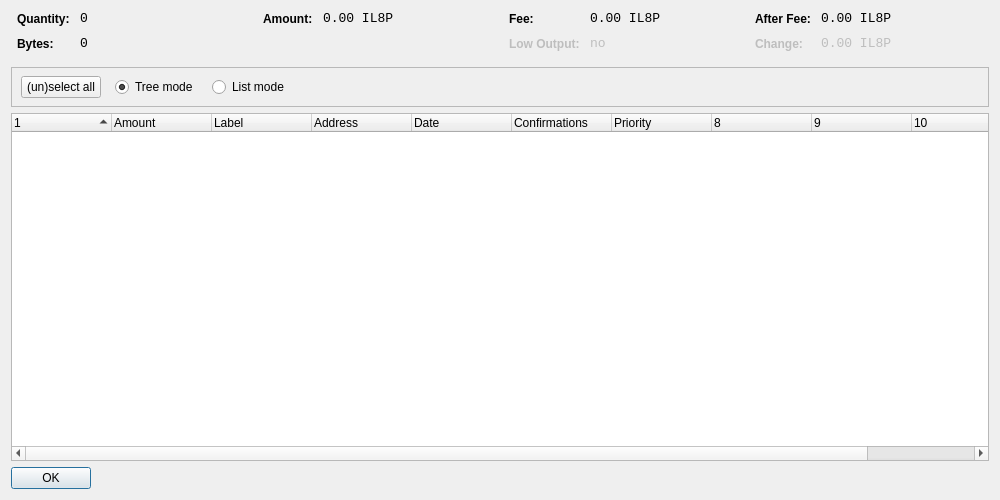
<?xml version="1.0" encoding="UTF-8"?>
<ui version="4.0">
 <class>CoinControlDialog</class>
 <widget class="QDialog" name="CoinControlDialog">
  <property name="geometry">
   <rect>
    <x>0</x>
    <y>0</y>
    <width>1000</width>
    <height>500</height>
   </rect>
  </property>
  <property name="windowTitle">
   <string>Coin Control</string>
  </property>
  <layout class="QVBoxLayout" name="verticalLayout">
   <item>
    <layout class="QHBoxLayout" name="horizontalLayoutTop" stretch="0,0,0,0">
     <property name="topMargin">
      <number>0</number>
     </property>
     <property name="bottomMargin">
      <number>10</number>
     </property>
     <item>
      <layout class="QFormLayout" name="formLayoutCoinControl1">
       <property name="horizontalSpacing">
        <number>10</number>
       </property>
       <property name="verticalSpacing">
        <number>10</number>
       </property>
       <property name="leftMargin">
        <number>6</number>
       </property>
       <property name="rightMargin">
        <number>6</number>
       </property>
       <item row="0" column="0">
        <widget class="QLabel" name="labelCoinControlQuantityText">
         <property name="styleSheet">
          <string notr="true">font-weight:bold;</string>
         </property>
         <property name="text">
          <string>Quantity:</string>
         </property>
        </widget>
       </item>
       <item row="0" column="1">
        <widget class="QLabel" name="labelCoinControlQuantity">
         <property name="font">
          <font>
           <family>Monospace</family>
           <pointsize>10</pointsize>
          </font>
         </property>
         <property name="cursor">
          <cursorShape>IBeamCursor</cursorShape>
         </property>
         <property name="contextMenuPolicy">
          <enum>Qt::ActionsContextMenu</enum>
         </property>
         <property name="text">
          <string notr="true">0</string>
         </property>
         <property name="textInteractionFlags">
          <set>Qt::LinksAccessibleByMouse|Qt::TextSelectableByKeyboard|Qt::TextSelectableByMouse</set>
         </property>
        </widget>
       </item>
       <item row="1" column="0">
        <widget class="QLabel" name="labelCoinControlBytesText">
         <property name="styleSheet">
          <string notr="true">font-weight:bold;</string>
         </property>
         <property name="text">
          <string>Bytes:</string>
         </property>
        </widget>
       </item>
       <item row="1" column="1">
        <widget class="QLabel" name="labelCoinControlBytes">
         <property name="font">
          <font>
           <family>Monospace</family>
           <pointsize>10</pointsize>
          </font>
         </property>
         <property name="cursor">
          <cursorShape>IBeamCursor</cursorShape>
         </property>
         <property name="contextMenuPolicy">
          <enum>Qt::ActionsContextMenu</enum>
         </property>
         <property name="text">
          <string notr="true">0</string>
         </property>
         <property name="textInteractionFlags">
          <set>Qt::LinksAccessibleByMouse|Qt::TextSelectableByKeyboard|Qt::TextSelectableByMouse</set>
         </property>
        </widget>
       </item>
      </layout>
     </item>
     <item>
      <layout class="QFormLayout" name="formLayoutCoinControl2">
       <property name="horizontalSpacing">
        <number>10</number>
       </property>
       <property name="verticalSpacing">
        <number>10</number>
       </property>
       <property name="leftMargin">
        <number>6</number>
       </property>
       <property name="rightMargin">
        <number>6</number>
       </property>
       <item row="0" column="0">
        <widget class="QLabel" name="labelCoinControlAmountText">
         <property name="styleSheet">
          <string notr="true">font-weight:bold;</string>
         </property>
         <property name="text">
          <string>Amount:</string>
         </property>
        </widget>
       </item>
       <item row="0" column="1">
        <widget class="QLabel" name="labelCoinControlAmount">
         <property name="font">
          <font>
           <family>Monospace</family>
           <pointsize>10</pointsize>
          </font>
         </property>
         <property name="cursor">
          <cursorShape>IBeamCursor</cursorShape>
         </property>
         <property name="contextMenuPolicy">
          <enum>Qt::ActionsContextMenu</enum>
         </property>
         <property name="text">
          <string notr="true">0.00 IL8P</string>
         </property>
         <property name="textInteractionFlags">
          <set>Qt::LinksAccessibleByMouse|Qt::TextSelectableByKeyboard|Qt::TextSelectableByMouse</set>
         </property>
        </widget>
       </item>
      </layout>
     </item>
     <item>
      <layout class="QFormLayout" name="formLayoutCoinControl3">
       <property name="horizontalSpacing">
        <number>10</number>
       </property>
       <property name="verticalSpacing">
        <number>10</number>
       </property>
       <property name="leftMargin">
        <number>6</number>
       </property>
       <property name="rightMargin">
        <number>6</number>
       </property>
       <item row="0" column="0">
        <widget class="QLabel" name="labelCoinControlFeeText">
         <property name="styleSheet">
          <string notr="true">font-weight:bold;</string>
         </property>
         <property name="text">
          <string>Fee:</string>
         </property>
        </widget>
       </item>
       <item row="0" column="1">
        <widget class="QLabel" name="labelCoinControlFee">
         <property name="font">
          <font>
           <family>Monospace</family>
           <pointsize>10</pointsize>
          </font>
         </property>
         <property name="cursor">
          <cursorShape>IBeamCursor</cursorShape>
         </property>
         <property name="contextMenuPolicy">
          <enum>Qt::ActionsContextMenu</enum>
         </property>
         <property name="text">
          <string notr="true">0.00 IL8P</string>
         </property>
         <property name="textInteractionFlags">
          <set>Qt::LinksAccessibleByMouse|Qt::TextSelectableByKeyboard|Qt::TextSelectableByMouse</set>
         </property>
        </widget>
       </item>
       <item row="1" column="0">
        <widget class="QLabel" name="labelCoinControlLowOutputText">
         <property name="enabled">
          <bool>false</bool>
         </property>
         <property name="styleSheet">
          <string notr="true">font-weight:bold;</string>
         </property>
         <property name="text">
          <string>Low Output:</string>
         </property>
        </widget>
       </item>
       <item row="1" column="1">
        <widget class="QLabel" name="labelCoinControlLowOutput">
         <property name="enabled">
          <bool>false</bool>
         </property>
         <property name="font">
          <font>
           <family>Monospace</family>
           <pointsize>10</pointsize>
          </font>
         </property>
         <property name="cursor">
          <cursorShape>IBeamCursor</cursorShape>
         </property>
         <property name="contextMenuPolicy">
          <enum>Qt::ActionsContextMenu</enum>
         </property>
         <property name="text">
          <string notr="true">no</string>
         </property>
         <property name="textInteractionFlags">
          <set>Qt::LinksAccessibleByMouse|Qt::TextSelectableByKeyboard|Qt::TextSelectableByMouse</set>
         </property>
        </widget>
       </item>
      </layout>
     </item>
     <item>
      <layout class="QFormLayout" name="formLayoutCoinControl4">
       <property name="horizontalSpacing">
        <number>10</number>
       </property>
       <property name="verticalSpacing">
        <number>10</number>
       </property>
       <property name="leftMargin">
        <number>6</number>
       </property>
       <property name="rightMargin">
        <number>6</number>
       </property>
       <item row="0" column="0">
        <widget class="QLabel" name="labelCoinControlAfterFeeText">
         <property name="styleSheet">
          <string notr="true">font-weight:bold;</string>
         </property>
         <property name="text">
          <string>After Fee:</string>
         </property>
        </widget>
       </item>
       <item row="0" column="1">
        <widget class="QLabel" name="labelCoinControlAfterFee">
         <property name="font">
          <font>
           <family>Monospace</family>
           <pointsize>10</pointsize>
          </font>
         </property>
         <property name="cursor">
          <cursorShape>IBeamCursor</cursorShape>
         </property>
         <property name="contextMenuPolicy">
          <enum>Qt::ActionsContextMenu</enum>
         </property>
         <property name="text">
          <string notr="true">0.00 IL8P</string>
         </property>
         <property name="textInteractionFlags">
          <set>Qt::LinksAccessibleByMouse|Qt::TextSelectableByKeyboard|Qt::TextSelectableByMouse</set>
         </property>
        </widget>
       </item>
       <item row="1" column="0">
        <widget class="QLabel" name="labelCoinControlChangeText">
         <property name="enabled">
          <bool>false</bool>
         </property>
         <property name="styleSheet">
          <string notr="true">font-weight:bold;</string>
         </property>
         <property name="text">
          <string>Change:</string>
         </property>
        </widget>
       </item>
       <item row="1" column="1">
        <widget class="QLabel" name="labelCoinControlChange">
         <property name="enabled">
          <bool>false</bool>
         </property>
         <property name="font">
          <font>
           <family>Monospace</family>
           <pointsize>10</pointsize>
          </font>
         </property>
         <property name="cursor">
          <cursorShape>IBeamCursor</cursorShape>
         </property>
         <property name="contextMenuPolicy">
          <enum>Qt::ActionsContextMenu</enum>
         </property>
         <property name="text">
          <string notr="true">0.00 IL8P</string>
         </property>
         <property name="textInteractionFlags">
          <set>Qt::LinksAccessibleByMouse|Qt::TextSelectableByKeyboard|Qt::TextSelectableByMouse</set>
         </property>
        </widget>
       </item>
      </layout>
     </item>
    </layout>
   </item>
   <item>
    <widget class="QFrame" name="frame">
     <property name="minimumSize">
      <size>
       <width>0</width>
       <height>40</height>
      </size>
     </property>
     <property name="frameShape">
      <enum>QFrame::StyledPanel</enum>
     </property>
     <property name="frameShadow">
      <enum>QFrame::Sunken</enum>
     </property>
     <widget class="QWidget" name="horizontalLayoutWidget">
      <property name="geometry">
       <rect>
        <x>10</x>
        <y>0</y>
        <width>781</width>
        <height>41</height>
       </rect>
      </property>
      <layout class="QHBoxLayout" name="horizontalLayoutPanel" stretch="0,0,0,0,0">
       <property name="spacing">
        <number>14</number>
       </property>
       <item>
        <widget class="QPushButton" name="pushButtonSelectAll">
         <property name="sizePolicy">
          <sizepolicy hsizetype="Maximum" vsizetype="Fixed">
           <horstretch>0</horstretch>
           <verstretch>0</verstretch>
          </sizepolicy>
         </property>
         <property name="text">
          <string>(un)select all</string>
         </property>
        </widget>
       </item>
       <item>
        <widget class="QRadioButton" name="radioTreeMode">
         <property name="sizePolicy">
          <sizepolicy hsizetype="Maximum" vsizetype="Fixed">
           <horstretch>0</horstretch>
           <verstretch>0</verstretch>
          </sizepolicy>
         </property>
         <property name="text">
          <string>Tree mode</string>
         </property>
         <property name="checked">
          <bool>true</bool>
         </property>
        </widget>
       </item>
       <item>
        <widget class="QRadioButton" name="radioListMode">
         <property name="sizePolicy">
          <sizepolicy hsizetype="Maximum" vsizetype="Fixed">
           <horstretch>0</horstretch>
           <verstretch>0</verstretch>
          </sizepolicy>
         </property>
         <property name="text">
          <string>List mode</string>
         </property>
        </widget>
       </item>
       <item>
        <spacer name="horizontalSpacer">
         <property name="orientation">
          <enum>Qt::Horizontal</enum>
         </property>
         <property name="sizeHint" stdset="0">
          <size>
           <width>40</width>
           <height>20</height>
          </size>
         </property>
        </spacer>
       </item>
      </layout>
     </widget>
    </widget>
   </item>
   <item>
    <widget class="CoinControlTreeWidget" name="treeWidget">
     <property name="contextMenuPolicy">
      <enum>Qt::CustomContextMenu</enum>
     </property>
     <property name="sortingEnabled">
      <bool>false</bool>
     </property>
     <property name="columnCount">
      <number>11</number>
     </property>
     <attribute name="headerShowSortIndicator" stdset="0">
      <bool>true</bool>
     </attribute>
     <attribute name="headerStretchLastSection">
      <bool>false</bool>
     </attribute>
     <column>
      <property name="text">
       <string/>
      </property>
     </column>
     <column>
      <property name="text">
       <string>Amount</string>
      </property>
     </column>
     <column>
      <property name="text">
       <string>Label</string>
      </property>
     </column>
     <column>
      <property name="text">
       <string>Address</string>
      </property>
     </column>
     <column>
      <property name="text">
       <string>Date</string>
      </property>
     </column>
     <column>
      <property name="text">
       <string>Confirmations</string>
      </property>
      <property name="toolTip">
       <string>Confirmed</string>
      </property>
     </column>
     <column>
      <property name="text">
       <string>Priority</string>
      </property>
     </column>
     <column>
      <property name="text">
       <string/>
      </property>
     </column>
     <column>
      <property name="text">
       <string/>
      </property>
     </column>
     <column>
      <property name="text">
       <string/>
      </property>
     </column>
     <column>
      <property name="text">
       <string/>
      </property>
     </column>
    </widget>
   </item>
   <item>
    <widget class="QDialogButtonBox" name="buttonBox">
     <property name="sizePolicy">
      <sizepolicy hsizetype="Maximum" vsizetype="Fixed">
       <horstretch>0</horstretch>
       <verstretch>0</verstretch>
      </sizepolicy>
     </property>
     <property name="orientation">
      <enum>Qt::Horizontal</enum>
     </property>
     <property name="standardButtons">
      <set>QDialogButtonBox::Ok</set>
     </property>
    </widget>
   </item>
  </layout>
 </widget>
 <customwidgets>
  <customwidget>
   <class>CoinControlTreeWidget</class>
   <extends>QTreeWidget</extends>
   <header>coincontroltreewidget.h</header>
  </customwidget>
 </customwidgets>
 <resources/>
 <connections/>
</ui>
